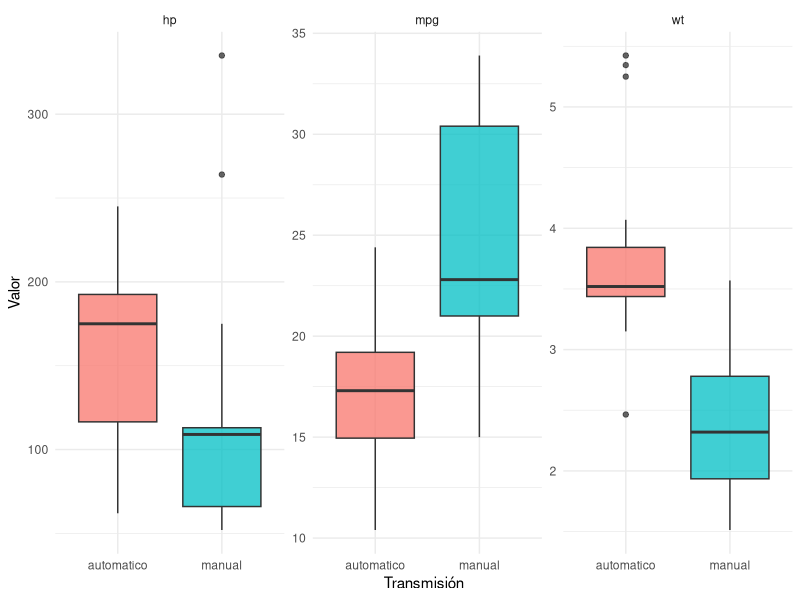
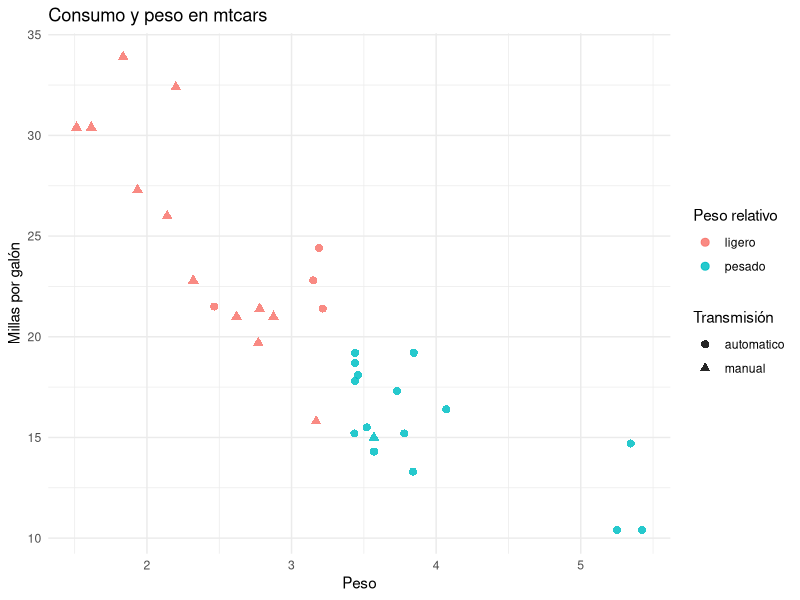
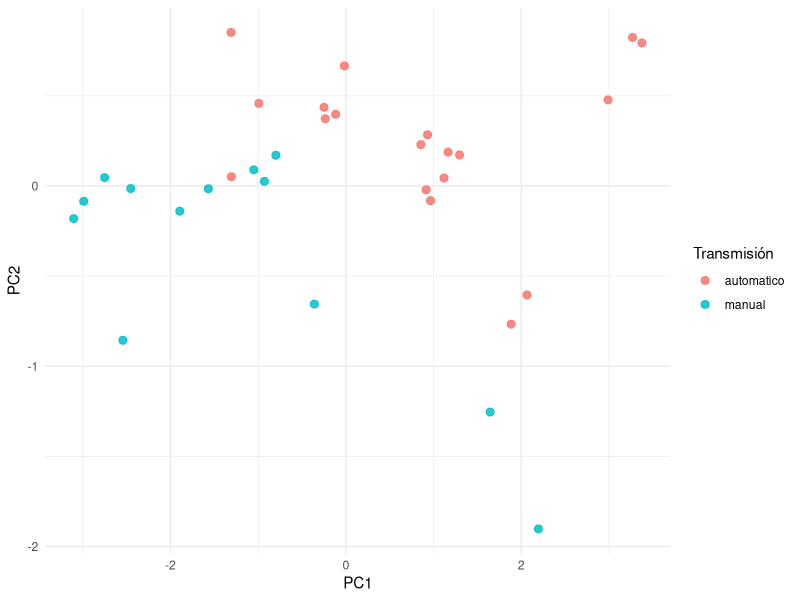

Write R code to recreate these figures, in order.
## ---- chunk 1
#| label: setup
#| message: false
library(tidyverse)
library(knitr)
## ---- chunk 2
coches <- mtcars |>
  as_tibble(rownames = "modelo") |>
  mutate(
    transmision = factor(am, labels = c("automatico", "manual")),
    cilindros = factor(cyl)
  )

coches |>
  select(modelo, mpg, disp, hp, wt, transmision, cilindros) |>
  head(6) |>
  kable()
## ---- chunk 3
coches |>
  select(modelo, mpg, wt, transmision) |>
  filter(transmision == "manual") |>
  arrange(desc(mpg)) |>
  head(5) |>
  kable()
## ---- chunk 4
resultado <- head(
  arrange(
    filter(
      select(coches, modelo, mpg, wt, transmision),
      transmision == "manual"
    ),
    desc(mpg)
  ),
  5
)

kable(resultado)
## ---- chunk 5
coches |>
  select(modelo, mpg, hp, wt) |>
  head(5) |>
  kable()
## ---- chunk 6
coches |>
  select(modelo, starts_with("d"), ends_with("s")) |>
  head(5) |>
  kable()
## ---- chunk 7
coches |>
  select(-modelo, -transmision, -cilindros) |>
  head(5) |>
  kable()
## ---- chunk 8
X <- coches |>
  select(mpg, disp, hp, wt, qsec)

etiqueta <- coches |>
  pull(transmision)

kable(head(X, 5))
## ---- chunk 9
coches |>
  filter(mpg > 25) |>
  select(modelo, mpg, hp, wt, transmision) |>
  kable()
## ---- chunk 10
coches |>
  filter(mpg > 20, wt < 3) |>
  select(modelo, mpg, wt, cilindros, transmision) |>
  kable()
## ---- chunk 11
coches |>
  filter(cilindros == "4" | transmision == "manual") |>
  count(cilindros, transmision) |>
  kable()
## ---- chunk 12
coches |>
  arrange(mpg) |>
  select(modelo, mpg, wt, hp) |>
  head(5) |>
  kable()
## ---- chunk 13
coches |>
  arrange(desc(hp)) |>
  select(modelo, hp, mpg, wt) |>
  head(5) |>
  kable()
## ---- chunk 14
coches |>
  mutate(
    peso_kg_aprox = wt * 1000 * 0.453592,
    consumo_relativo = mpg / mean(mpg)
  ) |>
  select(modelo, wt, peso_kg_aprox, mpg, consumo_relativo) |>
  head(5) |>
  kable(digits = 2)
## ---- chunk 15
coches |>
  mutate(
    tipo_motor = factor(vs, labels = c("V", "Straight")),
    potencia = if_else(hp >= median(hp), "alta", "baja")
  ) |>
  count(tipo_motor, potencia) |>
  kable()
## ---- chunk 16
coches |>
  mutate(
    perfil_consumo = case_when(
      mpg >= 25 ~ "eficiente",
      mpg >= 18 ~ "intermedio",
      TRUE ~ "alto consumo"
    )
  ) |>
  count(perfil_consumo) |>
  kable()
## ---- chunk 17
coches |>
  summarise(
    n = n(),
    media_mpg = mean(mpg),
    sd_mpg = sd(mpg),
    media_hp = mean(hp)
  ) |>
  kable(digits = 2)
## ---- chunk 18
coches |>
  group_by(transmision) |>
  summarise(
    n = n(),
    media_mpg = mean(mpg),
    media_hp = mean(hp),
    media_wt = mean(wt),
    .groups = "drop"
  ) |>
  kable(digits = 2)
## ---- chunk 19
set.seed(123)
clusters <- coches |>
  select(mpg, disp, hp, wt) |>
  scale() |>
  kmeans(centers = 3, nstart = 25)

coches |>
  mutate(cluster = factor(clusters$cluster)) |>
  group_by(cluster) |>
  summarise(
    n = n(),
    mpg = mean(mpg),
    disp = mean(disp),
    hp = mean(hp),
    wt = mean(wt),
    .groups = "drop"
  ) |>
  kable(digits = 2)
## ---- chunk 20
coches |>
  count(cilindros, transmision) |>
  kable()
## ---- chunk 21
coches |>
  count(cilindros, transmision, sort = TRUE) |>
  kable()
## ---- chunk 22
coches |>
  summarise(
    across(c(mpg, disp, hp, wt), mean)
  ) |>
  kable(digits = 2)
## ---- chunk 23
coches |>
  group_by(transmision) |>
  summarise(
    across(c(mpg, disp, hp, wt), mean),
    .groups = "drop"
  ) |>
  kable(digits = 2)
## ---- chunk 24
coches_escalados <- coches |>
  mutate(
    across(c(mpg, disp, hp, wt), function(x) as.numeric(scale(x)))
  )

coches_escalados |>
  select(modelo, mpg, disp, hp, wt) |>
  head(5) |>
  kable(digits = 2)
## ---- chunk 25
transmision <- coches |>
  pull(transmision)

table(transmision) |>
  kable(col.names = c("Transmisión", "Frecuencia"))
## ---- chunk 26
coches |>
  slice_head(n = 4) |>
  select(modelo, mpg, hp, wt) |>
  kable()
## ---- chunk 27
coches |>
  slice_max(hp, n = 5) |>
  select(modelo, hp, mpg, wt) |>
  kable()
## ---- chunk 28
set.seed(42)
coches |>
  slice_sample(n = 5) |>
  select(modelo, mpg, hp, wt, transmision) |>
  kable()
## ---- chunk 29
coches_largo <- coches |>
  select(modelo, transmision, mpg, hp, wt) |>
  pivot_longer(
    cols = c(mpg, hp, wt),
    names_to = "variable",
    values_to = "valor"
  )

coches_largo |>
  head(8) |>
  kable()
## ---- chunk 30
coches_largo |>
  ggplot(aes(transmision, valor, fill = transmision)) +
  geom_boxplot(alpha = 0.75, show.legend = FALSE) +
  facet_wrap(~ variable, scales = "free_y") +
  labs(x = "Transmisión", y = "Valor") +
  theme_minimal()
## ---- chunk 31
resumen_largo <- coches |>
  group_by(transmision) |>
  summarise(
    mpg = mean(mpg),
    hp = mean(hp),
    wt = mean(wt),
    .groups = "drop"
  ) |>
  pivot_longer(
    cols = c(mpg, hp, wt),
    names_to = "variable",
    values_to = "media"
  )

resumen_largo |>
  pivot_wider(
    names_from = transmision,
    values_from = media
  ) |>
  kable(digits = 2)
## ---- chunk 32
coordenadas_pca <- coches |>
  select(mpg, disp, hp, wt) |>
  prcomp(center = TRUE, scale. = TRUE) |>
  pluck("x") |>
  as_tibble() |>
  select(PC1, PC2) |>
  mutate(modelo = coches$modelo)

etiquetas <- coches |>
  select(modelo, transmision, cilindros)

coordenadas_pca |>
  left_join(etiquetas, by = "modelo") |>
  head(6) |>
  kable(digits = 2)
## ---- chunk 33
coches |>
  mutate(peso = if_else(wt >= median(wt), "pesado", "ligero")) |>
  ggplot(aes(wt, mpg, color = peso, shape = transmision)) +
  geom_point(size = 2.4, alpha = 0.85) +
  labs(
    title = "Consumo y peso en mtcars",
    x = "Peso",
    y = "Millas por galón",
    color = "Peso relativo",
    shape = "Transmisión"
  ) +
  theme_minimal()
## ---- chunk 34
X <- coches |>
  select(mpg, disp, hp, wt, qsec) |>
  scale()

dim(X)
## ---- chunk 35
set.seed(321)
km <- kmeans(X, centers = 3, nstart = 25)

coches_con_cluster <- coches |>
  mutate(cluster = factor(km$cluster))

coches_con_cluster |>
  select(modelo, mpg, hp, wt, cluster) |>
  head(8) |>
  kable()
## ---- chunk 36
coches_con_cluster |>
  group_by(cluster) |>
  summarise(
    n = n(),
    across(c(mpg, disp, hp, wt), mean),
    .groups = "drop"
  ) |>
  kable(digits = 2)
## ---- chunk 37
coches_con_cluster |>
  count(cluster, transmision) |>
  kable()
## ---- chunk 38
pca <- coches |>
  select(mpg, disp, hp, wt) |>
  prcomp(center = TRUE, scale. = TRUE)

scores <- pca$x[, 1:2] |>
  as_tibble() |>
  mutate(transmision = coches$transmision)

scores |>
  ggplot(aes(PC1, PC2, color = transmision)) +
  geom_point(size = 2.4, alpha = 0.85) +
  labs(color = "Transmisión") +
  theme_minimal()
